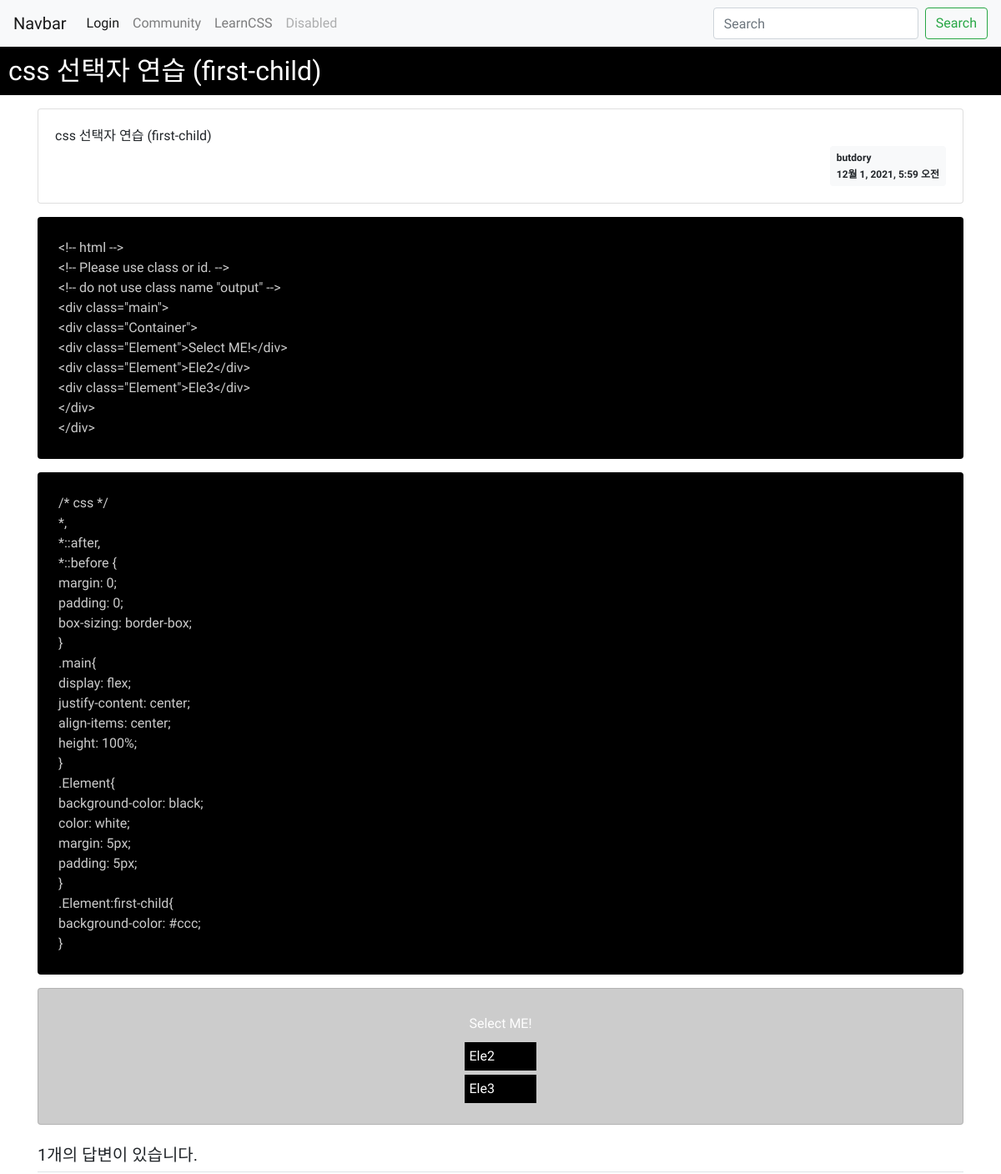
The page /learnCSS/331/ (upper part) on the database as committed earlier.
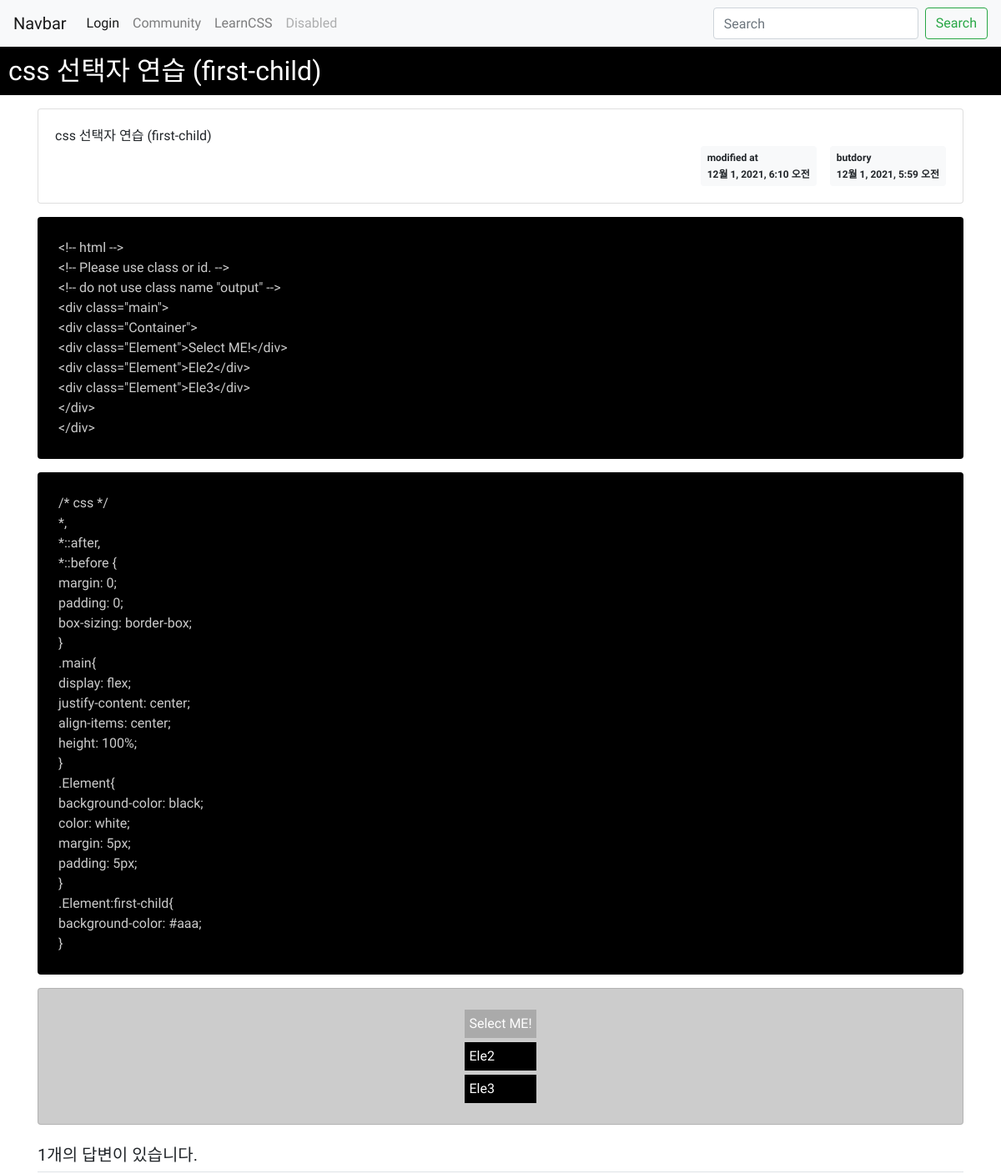
The same page on the database as committed later.
### learnCSS/models.py (models this page shows, shortened)
class Html(models.Model):
    subject = models.CharField(max_length=200, null=True)
    author = models.ForeignKey(User, on_delete=models.CASCADE, null=True)
    css = models.TextField(null=True)
    html = models.TextField(null=True)
    content = models.TextField(null=True)
    create_Date = models.DateTimeField(null=True)
    modify_Date = models.DateTimeField(null=True, blank=True)

### learnCSS/views.py (the view)
# urls.py: path('<int:question_id>/', views.detail, name='detail'),
def detail(request, question_id):
    question = Html.objects.get(id=question_id)
    context = {'question': question}
    return render(request, 'learnCSS/learnCSS_detail.html', context)

### templates/learnCSS/learnCSS_detail.html (shortened to what this page needs)
{% extends 'base.html' %}
{% block content %}
{% load static %}
<link rel="stylesheet" type="text/css" href="{% static 'css/index.css' %}">
    <div class="title_div">
    <h2>{{ question.subject }}</h2>
    </div>
<div class="container my-3">
    <div class="card my-3">
        <div class="card-body">
            <div class="card-text" style="white-space: pre-line;">{{ question.content }}</div>
            <div class="d-flex justify-content-end">
        {% if question.modify_Date %}
        <div class="badge badge-light p-2 text-left mx-3">
            <div class="mb-2">modified at</div>
            <div>{{ question.modify_Date }}</div>
        </div>
        {% endif %}
                <div class="badge badge-light p-2 text-left">
                    <div class="mb-2">{{ question.author.username }}</div>
                    <div>{{ question.create_Date }}</div>
                </div>
            </div>
        </div>
    </div>
    <div class="card my-3" style="padding: 3vh; background-color: black; color: #ccc;">
        <div class="card-text" id="htmlCode" style="white-space: pre-line;">{{ question.html }}</div>
    </div>
    <div class="card my-3" style="padding: 3vh; background-color: black; color: #ccc;">
        <div class="card-text" id="cssCode" style="white-space: pre-line;">{{ question.css }}</div>
    </div>
    <div class="card my-3" style="background-color: #ccc;">
        <div class="card-body output" style="height: 100%;">
        </div>
    </div>
    <h5 class="border-bottom my-3 py-2">{{question.html_answer_set.count}}개의 답변이 있습니다.</h5>
</div>
{% endblock %}

Rows that differ between the two databases and show on the page:
changed Html "css 선택자 연습 (first-child)": modify_Date (not shown) → "12월 1, 2021, 6:10 오전"; css "…5px; } .Element:first-child{ background-color: #ccc; }" → "…5px; } .Element:first-child{ background-color: #aaa; }"
Other text that changed with them:
text now shown: "modified at"
